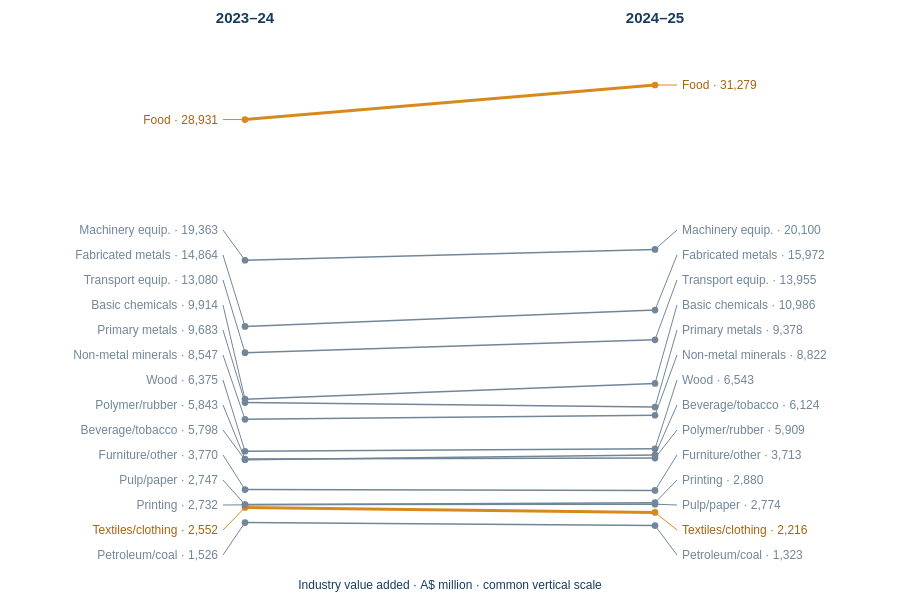

This figure's Vega-Lite source:
### Vega specification from a JSON file in a GitHub repository (floating-point values rounded to 4 significant figures)
{"$schema": "https://vega.github.io/schema/vega/v5.json", "width": 900, "height": 600, "padding": 5, "autosize": {"type": "none", "contains": "padding"}, "background": "transparent", "signals": [{"name": "hoverCode", "value": null, "on": [{"events": "@slopes:mouseover, @endpoints:mouseover, @labels:mouseover, @rightEndpoints:mouseover, @rightLabels:mouseover", "update": "datum.Code"}, {"events": "@slopes:mouseout, @endpoints:mouseout, @labels:mouseout, @rightEndpoints:mouseout, @rightLabels:mouseout", "update": "null"}]}, {"name": "focusCode", "value": null}], "data": [{"name": "iva", "values": [{"Code": "11", "Subdivision": "Food product manufacturing", "Short": "Food", "IVA_2023_24": 28930.0, "IVA_2024_25": 31280.0, "Absolute_Change": 2348.0, "Percentage_Change": 8.116, "Unit": "A$ million", "Percentage_Display": "+8.1%", "LeftLabelY": 114.5, "RightLabelY": 80.01, "Highlight": true}, {"Code": "12", "Subdivision": "Beverage and tobacco product manufacturing", "Short": "Beverage/tobacco", "IVA_2023_24": 5798.0, "IVA_2024_25": 6124.0, "Absolute_Change": 326.0, "Percentage_Change": 5.623, "Unit": "A$ million", "Percentage_Display": "+5.6%", "LeftLabelY": 425, "RightLabelY": 400, "Highlight": false}, {"Code": "13", "Subdivision": "Textile, leather, clothing and footwear manufacturing", "Short": "Textiles/clothing", "IVA_2023_24": 2552.0, "IVA_2024_25": 2216.0, "Absolute_Change": -336.0, "Percentage_Change": -13.17, "Unit": "A$ million", "Percentage_Display": "-13.2%", "LeftLabelY": 525, "RightLabelY": 525, "Highlight": true}, {"Code": "14", "Subdivision": "Wood product manufacturing", "Short": "Wood", "IVA_2023_24": 6375.0, "IVA_2024_25": 6543.0, "Absolute_Change": 168.0, "Percentage_Change": 2.635, "Unit": "A$ million", "Percentage_Display": "+2.6%", "LeftLabelY": 375, "RightLabelY": 375, "Highlight": false}, {"Code": "15", "Subdivision": "Pulp, paper and converted paper product manufacturing", "Short": "Pulp/paper", "IVA_2023_24": 2747.0, "IVA_2024_25": 2774.0, "Absolute_Change": 27.0, "Percentage_Change": 0.9829, "Unit": "A$ million", "Percentage_Display": "+1.0%", "LeftLabelY": 475, "RightLabelY": 500, "Highlight": false}, {"Code": "16", "Subdivision": "Printing (including the reproduction of recorded media)", "Short": "Printing", "IVA_2023_24": 2732.0, "IVA_2024_25": 2880.0, "Absolute_Change": 148.0, "Percentage_Change": 5.417, "Unit": "A$ million", "Percentage_Display": "+5.4%", "LeftLabelY": 500, "RightLabelY": 475, "Highlight": false}, {"Code": "17", "Subdivision": "Petroleum and coal product manufacturing", "Short": "Petroleum/coal", "IVA_2023_24": 1526.0, "IVA_2024_25": 1323.0, "Absolute_Change": -203.0, "Percentage_Change": -13.3, "Unit": "A$ million", "Percentage_Display": "-13.3%", "LeftLabelY": 550, "RightLabelY": 550, "Highlight": false}, {"Code": "18", "Subdivision": "Basic chemical and chemical product manufacturing", "Short": "Basic chemicals", "IVA_2023_24": 9914.0, "IVA_2024_25": 10990.0, "Absolute_Change": 1072.0, "Percentage_Change": 10.81, "Unit": "A$ million", "Percentage_Display": "+10.8%", "LeftLabelY": 300, "RightLabelY": 300, "Highlight": false}, {"Code": "19", "Subdivision": "Polymer product and rubber product manufacturing", "Short": "Polymer/rubber", "IVA_2023_24": 5843.0, "IVA_2024_25": 5909.0, "Absolute_Change": 66.0, "Percentage_Change": 1.13, "Unit": "A$ million", "Percentage_Display": "+1.1%", "LeftLabelY": 400, "RightLabelY": 425, "Highlight": false}, {"Code": "20", "Subdivision": "Non-metallic mineral product manufacturing", "Short": "Non-metal minerals", "IVA_2023_24": 8547.0, "IVA_2024_25": 8822.0, "Absolute_Change": 275.0, "Percentage_Change": 3.218, "Unit": "A$ million", "Percentage_Display": "+3.2%", "LeftLabelY": 350, "RightLabelY": 350, "Highlight": false}, {"Code": "21", "Subdivision": "Primary metal and metal product manufacturing", "Short": "Primary metals", "IVA_2023_24": 9683.0, "IVA_2024_25": 9378.0, "Absolute_Change": -305.0, "Percentage_Change": -3.15, "Unit": "A$ million", "Percentage_Display": "-3.1%", "LeftLabelY": 325, "RightLabelY": 325, "Highlight": false}, {"Code": "22", "Subdivision": "Fabricated metal product manufacturing", "Short": "Fabricated metals", "IVA_2023_24": 14860.0, "IVA_2024_25": 15970.0, "Absolute_Change": 1108.0, "Percentage_Change": 7.454, "Unit": "A$ million", "Percentage_Display": "+7.5%", "LeftLabelY": 250, "RightLabelY": 250, "Highlight": false}, {"Code": "23", "Subdivision": "Transport equipment manufacturing", "Short": "Transport equip.", "IVA_2023_24": 13080.0, "IVA_2024_25": 13960.0, "Absolute_Change": 875.0, "Percentage_Change": 6.69, "Unit": "A$ million", "Percentage_Display": "+6.7%", "LeftLabelY": 275, "RightLabelY": 275, "Highlight": false}, {"Code": "24", "Subdivision": "Machinery and equipment manufacturing", "Short": "Machinery equip.", "IVA_2023_24": 19360.0, "IVA_2024_25": 20100.0, "Absolute_Change": 737.0, "Percentage_Change": 3.806, "Unit": "A$ million", "Percentage_Display": "+3.8%", "LeftLabelY": 225, "RightLabelY": 225, "Highlight": false}, {"Code": "25", "Subdivision": "Furniture and other manufacturing", "Short": "Furniture/other", "IVA_2023_24": 3770.0, "IVA_2024_25": 3713.0, "Absolute_Change": -57.0, "Percentage_Change": -1.512, "Unit": "A$ million", "Percentage_Display": "-1.5%", "LeftLabelY": 450, "RightLabelY": 450, "Highlight": false}]}], "scales": [{"name": "y", "type": "linear", "domain": [0, 34000], "range": [540, 40], "zero": true}], "marks": [{"name": "slopes", "type": "rule", "from": {"data": "iva"}, "encode": {"update": {"x": {"value": 240}, "x2": {"signal": "width-240"}, "y": {"scale": "y", "field": "IVA_2023_24"}, "y2": {"scale": "y", "field": "IVA_2024_25"}, "stroke": {"signal": "((hoverCode || focusCode) ? datum.Code === (hoverCode || focusCode) : datum.Highlight) ? '#D8891C' : '#718699'"}, "strokeWidth": {"signal": "datum.Highlight || datum.Code === (hoverCode || focusCode) ? 3 : 1.5"}, "opacity": {"signal": "!(hoverCode || focusCode) || datum.Code === (hoverCode || focusCode) ? 1 : 0.45"}, "tooltip": {"signal": "{'Subdivision':datum.Subdivision,'2023–24 IVA (A$ million)':format(datum.IVA_2023_24,',.0f'),'2024–25 IVA (A$ million)':format(datum.IVA_2024_25,',.0f'),'Absolute change (A$ million)':format(datum.Absolute_Change,'+,.0f'),'Percentage change':datum.Percentage_Display,'Unit':datum.Unit}"}}}}, {"type": "rule", "from": {"data": "iva"}, "encode": {"update": {"x": {"signal": "240"}, "x2": {"signal": "218"}, "y": {"scale": "y", "field": "IVA_2023_24"}, "y2": {"field": "LeftLabelY"}, "stroke": {"signal": "((hoverCode || focusCode) ? datum.Code === (hoverCode || focusCode) : datum.Highlight) ? '#D8891C' : '#718699'"}, "opacity": {"signal": "!(hoverCode || focusCode) || datum.Code === (hoverCode || focusCode) ? 1 : 0.45"}}}}, {"name": "endpoints", "type": "symbol", "from": {"data": "iva"}, "encode": {"update": {"x": {"signal": "240"}, "y": {"scale": "y", "field": "IVA_2023_24"}, "size": {"value": 45}, "fill": {"signal": "((hoverCode || focusCode) ? datum.Code === (hoverCode || focusCode) : datum.Highlight) ? '#D8891C' : '#718699'"}, "opacity": {"signal": "!(hoverCode || focusCode) || datum.Code === (hoverCode || focusCode) ? 1 : 0.45"}, "tooltip": {"signal": "{'Subdivision':datum.Subdivision,'2023–24 IVA (A$ million)':format(datum.IVA_2023_24,',.0f'),'2024–25 IVA (A$ million)':format(datum.IVA_2024_25,',.0f'),'Absolute change (A$ million)':format(datum.Absolute_Change,'+,.0f'),'Percentage change':datum.Percentage_Display,'Unit':datum.Unit}"}}}}, {"name": "labels", "type": "text", "from": {"data": "iva"}, "encode": {"update": {"x": {"signal": "218-5"}, "y": {"field": "LeftLabelY"}, "align": {"value": "right"}, "baseline": {"value": "middle"}, "text": {"signal": "datum.Short + ' · ' + format(datum.IVA_2023_24,',.0f')"}, "fontSize": {"value": 12}, "fill": {"signal": "((hoverCode || focusCode) ? datum.Code === (hoverCode || focusCode) : datum.Highlight) ? '#A76312' : '#718699'"}, "opacity": {"signal": "!(hoverCode || focusCode) || datum.Code === (hoverCode || focusCode) ? 1 : 0.45"}, "tooltip": {"signal": "{'Subdivision':datum.Subdivision,'2023–24 IVA (A$ million)':format(datum.IVA_2023_24,',.0f'),'2024–25 IVA (A$ million)':format(datum.IVA_2024_25,',.0f'),'Absolute change (A$ million)':format(datum.Absolute_Change,'+,.0f'),'Percentage change':datum.Percentage_Display,'Unit':datum.Unit}"}}}}, {"type": "text", "encode": {"update": {"x": {"signal": "240"}, "y": {"value": 18}, "align": {"value": "center"}, "text": {"value": "2023–24"}, "fontSize": {"value": 15}, "fontWeight": {"value": "bold"}, "fill": {"value": "#173b5e"}}}}, {"type": "rule", "from": {"data": "iva"}, "encode": {"update": {"x": {"signal": "width-240"}, "x2": {"signal": "width-218"}, "y": {"scale": "y", "field": "IVA_2024_25"}, "y2": {"field": "RightLabelY"}, "stroke": {"signal": "((hoverCode || focusCode) ? datum.Code === (hoverCode || focusCode) : datum.Highlight) ? '#D8891C' : '#718699'"}, "opacity": {"signal": "!(hoverCode || focusCode) || datum.Code === (hoverCode || focusCode) ? 1 : 0.45"}}}}, {"name": "rightEndpoints", "type": "symbol", "from": {"data": "iva"}, "encode": {"update": {"x": {"signal": "width-240"}, "y": {"scale": "y", "field": "IVA_2024_25"}, "size": {"value": 45}, "fill": {"signal": "((hoverCode || focusCode) ? datum.Code === (hoverCode || focusCode) : datum.Highlight) ? '#D8891C' : '#718699'"}, "opacity": {"signal": "!(hoverCode || focusCode) || datum.Code === (hoverCode || focusCode) ? 1 : 0.45"}, "tooltip": {"signal": "{'Subdivision':datum.Subdivision,'2023–24 IVA (A$ million)':format(datum.IVA_2023_24,',.0f'),'2024–25 IVA (A$ million)':format(datum.IVA_2024_25,',.0f'),'Absolute change (A$ million)':format(datum.Absolute_Change,'+,.0f'),'Percentage change':datum.Percentage_Display,'Unit':datum.Unit}"}}}}, {"name": "rightLabels", "type": "text", "from": {"data": "iva"}, "encode": {"update": {"x": {"signal": "width-218+5"}, "y": {"field": "RightLabelY"}, "align": {"value": "left"}, "baseline": {"value": "middle"}, "text": {"signal": "datum.Short + ' · ' + format(datum.IVA_2024_25,',.0f')"}, "fontSize": {"value": 12}, "fill": {"signal": "((hoverCode || focusCode) ? datum.Code === (hoverCode || focusCode) : datum.Highlight) ? '#A76312' : '#718699'"}, "opacity": {"signal": "!(hoverCode || focusCode) || datum.Code === (hoverCode || focusCode) ? 1 : 0.45"}, "tooltip": {"signal": "{'Subdivision':datum.Subdivision,'2023–24 IVA (A$ million)':format(datum.IVA_2023_24,',.0f'),'2024–25 IVA (A$ million)':format(datum.IVA_2024_25,',.0f'),'Absolute change (A$ million)':format(datum.Absolute_Change,'+,.0f'),'Percentage change':datum.Percentage_Display,'Unit':datum.Unit}"}}}}, {"type": "text", "encode": {"update": {"x": {"signal": "width-240"}, "y": {"value": 18}, "align": {"value": "center"}, "text": {"value": "2024–25"}, "fontSize": {"value": 15}, "fontWeight": {"value": "bold"}, "fill": {"value": "#173b5e"}}}}, {"type": "text", "encode": {"update": {"x": {"signal": "width/2"}, "y": {"value": 584}, "align": {"value": "center"}, "text": {"value": "Industry value added · A$ million · common vertical scale"}, "fontSize": {"value": 12}, "fill": {"value": "#173b5e"}}}}]}
